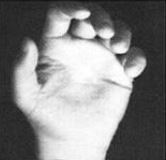
#> input picture Part_2_Blending/A.JPG, 166 x 160 px, found by its file name
$ python Blend1.py   (older library calls are emulated)
#> lines starting #> are read from the running program, lines starting #| are printed output that depends on the picture
# -*- coding: utf-8 -*-
"""
Created on Fri Jan 29 10:34:24 2021

@author:
"""

import cv2
import numpy as np

#Working directory and result storage folders

image_path_gaussian_pyr  = 'Output/Gaussian/'
image_path_laplacian_pyr  = 'Output/Laplacian/'
##--------------------------------------------------------##
##   Find the Gaussian pyramid of the all input images    ##
##--------------------------------------------------------##
def Gaussian_Pyramid(img, num_levels):
    lower = img.copy()
    gaussian_pyramid = [lower]
    for i in range(num_levels):
        lower = cv2.pyrDown(lower)
        gaussian_pyramid.append(np.float32(lower))
    return gaussian_pyramid
##-------------------------------------------------------------------------##
##   Find the Laplacian pyramid of the background anf foreground images    ##
##-------------------------------------------------------------------------##
def Laplacian_Pyramid(gaussian_pyramid):
    laplacian_top = gaussian_pyramid[-1]
    num_levels = len(gaussian_pyramid) - 1
    laplacian_pyramid = [laplacian_top]
    for i in range(num_levels,0,-1):
        size = (gaussian_pyramid[i - 1].shape[1], gaussian_pyramid[i - 1].shape[0])
        gaussian_expanded = cv2.pyrUp(gaussian_pyramid[i], dstsize=size)
        laplacian = np.subtract(gaussian_pyramid[i-1], gaussian_expanded)
        laplacian_pyramid.append(laplacian)
    return laplacian_pyramid

##--------------------------------------------------------##
##   Blend the two images with respect to the mask        ##
##--------------------------------------------------------##
def Blending_Images(laplacian_A,laplacian_B,mask_pyr):
    LS = []
    for Laplacian_of_image_a,Laplacian_of_image_B,mask in zip(laplacian_B,laplacian_A,mask_pyr):
        ls = Laplacian_of_image_a * mask + Laplacian_of_image_B * (1.0 - mask)
        LS.append(ls)
    return LS
##--------------------------------------------------------------------------------##
##  Reconstruct the blended image with the size equivalent to the input images    ##
##--------------------------------------------------------------------------------##
def Reconstructing_Blended_Image(Laplacian_Added):
    laplacian_top = Laplacian_Added[0]
    laplacian_lst = [laplacian_top]
    num_levels = len(Laplacian_Added) - 1
    for i in range(num_levels):
        size = (Laplacian_Added[i + 1].shape[1], Laplacian_Added[i + 1].shape[0])
        laplacian_expanded = cv2.pyrUp(laplacian_top, dstsize=size)
        laplacian_top = cv2.add(Laplacian_Added[i+1], laplacian_expanded,dtype=cv2.CV_32F)
        laplacian_lst.append(laplacian_top)
    return laplacian_lst
##----------------------------------------------------------------------##
##  Main function to accept input inages and call all the operations    ##
##----------------------------------------------------------------------##
if __name__ == '__main__':
     # Accepting background and foreground images
    image_1 = cv2.imread('A.jpg')
#> image_1 is the input picture: shape (160, 166, 3); min 11, max 255, mean 132.6
    image_1 = cv2.resize(image_1, (167, 160))
#> image_1: shape (160, 167, 3)
    image_2 = cv2.imread('B.jpg')
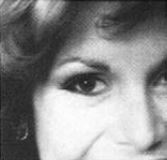
#> input picture Part_2_Blending/B.JPG, 167 x 160 px, found by its file name
#> image_2 is the input picture: shape (160, 167, 3); min 12, max 255, mean 138.2
    image_2 = cv2.resize(image_2, (167, 160))

    # Inserting mask image
    mask_image = cv2.imread('Mask.jpg').astype('float32')/255
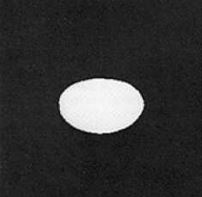
#> input picture Part_2_Blending/Mask.JPG, 202 x 197 px, found by its file name
#> mask_image: shape (197, 202, 3) float32; min 0, max 1, mean 0.201
    mask_image = cv2.resize(mask_image, (167, 160))
#> mask_image: shape (160, 167, 3) float32
    mask_image_complement = cv2.imread('Mask.jpg')
#> mask_image_complement is the input picture: shape (197, 202, 3); min 0, max 255, mean 51.3
    mask_image_complement = cv2.resize(mask_image_complement, (167, 160))
#> mask_image_complement: shape (160, 167, 3)
    mask_image_complement=cv2.bitwise_not(mask_image_complement)
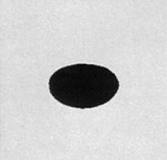
#> mask_image_complement: shape (160, 167, 3); min 2, max 250, mean 203.8
   # x=np.multiply(mask_image_inv,(1.0 - mask_image))
    cv2.imwrite('Complement_of_Mask.jpg',mask_image_complement)
    #number of levels that the Gaussian and Laplacian pyramid
    pyramid_level =8

    # For image-1, Constructing Gaussian Pyramid
    gaussian_pyr_1 = Gaussian_Pyramid(image_1, pyramid_level)
#> the loop in Gaussian_Pyramid, `for i in range(num_levels):` made 8 passes
#> lower on pass 8: [[140, 140, 140]]
#> after the loop in Gaussian_Pyramid, `for i in range(num_levels):`: gaussian_pyramid = 9 items
#> gaussian_pyr_1 = 9 items
    # For image-1, Constructing Laplacian
    laplacian_pyr_1 = Laplacian_Pyramid(gaussian_pyr_1)
#> in Laplacian_Pyramid, `laplacian_top = gaussian_pyramid[-1]`: laplacian_top = [[140, 140, 140]]
#> in Laplacian_Pyramid, `num_levels = len(gaussian_pyramid) - 1`: num_levels = 8
#> in Laplacian_Pyramid, `laplacian_pyramid = [laplacian_top]`: laplacian_pyramid = [[[140, 140, 140]]]
#> after the loop in Laplacian_Pyramid, `for i in range(num_levels,0,-1):`: laplacian_pyramid = 9 items
#> laplacian_pyr_1 = 9 items
    # For image-2, Constructing Laplacian
    gaussian_pyr_2 = Gaussian_Pyramid(image_2, pyramid_level)
#> the loop in Gaussian_Pyramid (call 2), `for i in range(num_levels):` made 8 passes
#> lower on pass 8: [[124, 124, 124]]
#> pass 1, in Gaussian_Pyramid (call 2), `lower = cv2.pyrDown(lower)`:
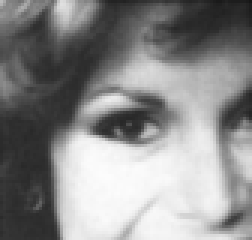
#> lower: shape (80, 84, 3) (shown 3 times larger); min 22, max 252, mean 137.7
#> pass 3, in Gaussian_Pyramid (call 2), `lower = cv2.pyrDown(lower)`:
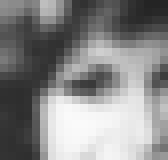
#> lower: shape (20, 21, 3) (shown 8 times larger); min 36, max 250, mean 135.5
#> gaussian_pyr_2 = 9 items
    #For image-2, Constructing Laplacian
    laplacian_pyr_2 = Laplacian_Pyramid(gaussian_pyr_2)
#> laplacian_pyr_2 = 9 items
    #Storing the downsampled images in Output folder
    for i in range(pyramid_level):
         cv2.imwrite(image_path_gaussian_pyr + 'Gaussian_Pyr_Img_1_Lvl_{}.jpg'.format(i), gaussian_pyr_1[i])
         cv2.imwrite(image_path_laplacian_pyr + 'Laplacian_Pyr_Img_1_Lvl_{}.jpg'.format(i), laplacian_pyr_1[i])
         cv2.imwrite(image_path_gaussian_pyr + 'Gaussian_Pyr_Img_2_Lvl_{}.jpg'.format(i), gaussian_pyr_2[i])
         cv2.imwrite(image_path_laplacian_pyr + 'Laplacian_Pyr_Img_2_Lvl_{}.jpg'.format(i), laplacian_pyr_2[i])

    # Calculate the Gaussian pyramid for the mask image and complement mask image.
    mask_pyr_final = Gaussian_Pyramid(mask_image, pyramid_level)
#> mask_pyr_final = 9 items
    mask_pyr_final_compl = Gaussian_Pyramid(mask_image_complement, pyramid_level)
#> the loop in Gaussian_Pyramid (call 4), `for i in range(num_levels):` made 8 passes
#> lower on pass 8: [[198, 198, 198]]
#> pass 3, in Gaussian_Pyramid (call 4), `lower = cv2.pyrDown(lower)`:
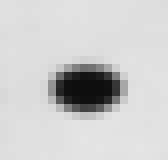
#> lower: shape (20, 21, 3) (shown 8 times larger); min 12, max 229, mean 203.8
#> mask_pyr_final_compl = 9 items
    mask_pyr_final.reverse()

    # Blend the images
    Laplacian_Added = Blending_Images(laplacian_pyr_1,laplacian_pyr_2,mask_pyr_final)
#> the loop in Blending_Images, `for Laplacian_of_image_a,Laplacian_of_image_B,mask in zip(laplacian_B,..` made 9 passes
#> (Laplacian_of_image_a, Laplacian_of_image_B, mask, ls) on pass 1: ([[124, 124, 124]], [[140, 140, 140]], [[0.224, 0.224, 0.224]], [[136.4, 136.4, 136.4]])
#> Laplacian_Added = 9 items

    # Reconstruct the images
    final  = Reconstructing_Blended_Image(Laplacian_Added)
#> in Reconstructing_Blended_Image, `laplacian_top = Laplacian_Added[0]`: laplacian_top = [[136.4, 136.4, 136.4]]
#> in Reconstructing_Blended_Image, `laplacian_lst = [laplacian_top]`: laplacian_lst = [[[136.4, 136.4, 136.4]]]
#> in Reconstructing_Blended_Image, `num_levels = len(Laplacian_Added) - 1`: num_levels = 8
#> after the loop in Reconstructing_Blended_Image, `for i in range(num_levels):`:
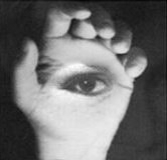
#> laplacian_top: shape (160, 167, 3) float32; mean of channels 0, 1, 2 127.4, 127.4, 127.4; drawn with min black and max white
#> after the loop in Reconstructing_Blended_Image, `for i in range(num_levels):`: laplacian_lst = 9 items
#> final = 9 items

    # Save the final image to the working directory
    cv2.imwrite('Blended.jpg',final[pyramid_level])
    print("\n----------Program executed successfully!!")
    print("\n----------Blended Image Reconstructed")
    print("\n----------Please Check Working Directories for Outputs")
